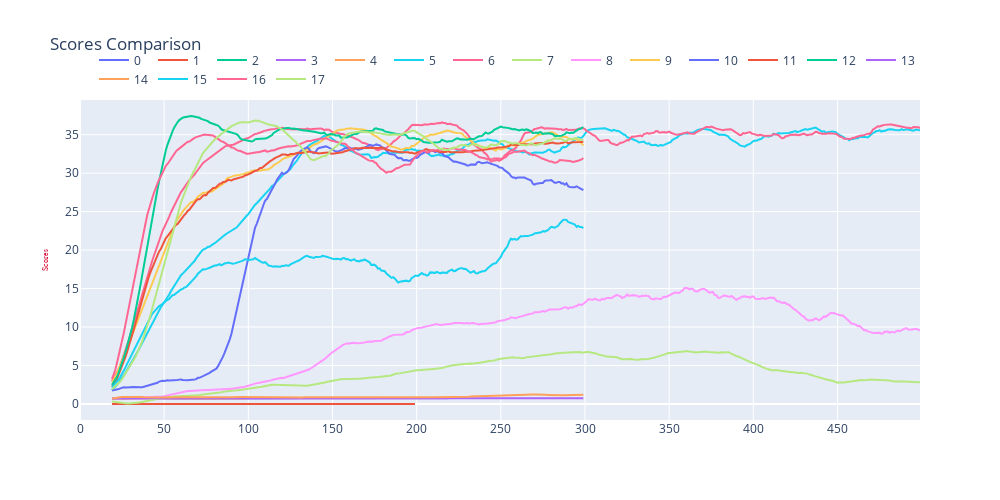

Notebook code cell kept with this figure:
### Code cell
# Create figure with secondary y-axis
fig = make_subplots(rows=1, cols=1, shared_xaxes=True)

for i, row in df.iterrows():
    if type(row["training_scores"]) is list:
        scores = np.array(row["training_scores"])
        scores = np.mean(scores, axis=1)
        x = list(range(len(scores)))
        y = list(pd.Series(scores).rolling(20).mean())
        name = f"{row['BATCH_SIZE']}_{row['GAMMA']}_{row['WEIGHT_DECAY']}"
        name = i
        fig.add_trace(
            go.Scatter(x=x, y=y,
                       name=name,), row=1, col=1) #line=dict(shape='hv'))

fig.update_yaxes(title_text="Scores", row=1, col=1, title_font=dict(size=8, family='Courier', color='crimson'))


# Set title
fig.update_layout(
    title="Scores Comparison",
    height=500,
    width=1000,
    legend=dict(
        orientation="h",
        yanchor="bottom",
        y=1.02,
        xanchor="right",
        x=1)
)

fig.show()

### Figure 1 — Plotly figure (JSON) as saved in the notebook; plotly's stock layout.template omitted (floating-point values rounded to 4 significant figures; data arrays with more than 128 entries replaced by an {"elided": "..."} marker saying what was removed)
{"data": [{"name": "0", "type": "scatter", "x": [0, 1, 2, 3, 4, 5, 6, 7, 8, 9, 10, 11, 12, 13, 14, 15, 16, 17, 18, 19, 20, 21, 22, 23, 24, 25, 26, 27, 28, 29, 30, 31, 32, 33, 34, 35, 36, 37, 38, 39, 40, 41, 42, 43, 44, 45, 46, 47, 48, 49, 50, 51, 52, 53, 54, 55, 56, 57, 58, 59, 60, 61, 62, 63, 64, 65, 66, 67, 68, 69, 70, 71, 72, 73, 74, 75, 76, 77, 78, 79, 80, 81, 82, 83, 84, 85, 86, 87, 88, 89, 90, 91, 92, 93, 94, 95, 96, 97, 98, 99], "xaxis": "x", "y": [null, null, null, null, null, null, null, null, null, null, null, null, null, null, null, null, null, null, null, 0, 0, 0, 0, 0, 0, 0, 0, 0, 0, 0, 0, 0, 0, 0, 0, 0, 0, 0, 0, 0, 0, 0, 0, 0, 0, 0, 0, 0, 0, 0, 0, 0, 0, 0, 0, 0, 0, 0, 0, 0, 0, 0, 0, 0, 0, 0, 0, 0, 0, 0, 0, 0, 0, 0, 0, 0, 0, 0, 0, 0, 0, 0, 0, 0, 0, 0, 0, 0, 0, 0, 0, 0, 0, 0, 0, 0, 0, 0, 0, 0], "yaxis": "y"}, {"name": "1", "type": "scatter", "x": {"elided": "200 int values"}, "xaxis": "x", "y": {"elided": "200 int values"}, "yaxis": "y"}, {"name": "2", "type": "scatter", "x": {"elided": "200 int values"}, "xaxis": "x", "y": {"elided": "200 float values"}, "yaxis": "y"}, {"name": "3", "type": "scatter", "x": {"elided": "220 int values"}, "xaxis": "x", "y": {"elided": "220 float values"}, "yaxis": "y"}, {"name": "4", "type": "scatter", "x": [0, 1, 2, 3, 4, 5, 6, 7, 8, 9, 10, 11, 12, 13, 14, 15, 16, 17, 18, 19, 20, 21, 22, 23, 24, 25, 26, 27, 28, 29, 30, 31, 32, 33, 34, 35, 36, 37, 38, 39, 40, 41, 42, 43, 44, 45, 46, 47, 48, 49, 50, 51, 52, 53, 54, 55, 56, 57, 58, 59, 60, 61, 62, 63, 64, 65, 66, 67, 68, 69, 70, 71, 72, 73, 74, 75, 76, 77, 78, 79, 80, 81, 82, 83, 84, 85, 86, 87, 88, 89, 90, 91, 92, 93, 94, 95, 96, 97, 98, 99], "xaxis": "x", "y": [null, null, null, null, null, null, null, null, null, null, null, null, null, null, null, null, null, null, null, 0.7237, 0.7158, 0.7273, 0.7083, 0.7196, 0.7236, 0.7275, 0.7183, 0.7216, 0.7279, 0.7332, 0.7332, 0.7214, 0.7327, 0.7299, 0.7217, 0.72, 0.7173, 0.7151, 0.7053, 0.7095, 0.7078, 0.6929, 0.7093, 0.6932, 0.6924, 0.6908, 0.6955, 0.692, 0.6937, 0.6954, 0.7, 0.7014, 0.709, 0.7192, 0.7315, 0.7449, 0.7375, 0.7402, 0.7452, 0.7419, 0.7558, 0.7557, 0.7538, 0.7611, 0.7511, 0.7451, 0.7466, 0.7534, 0.7461, 0.7416, 0.7329, 0.7332, 0.7193, 0.7156, 0.7047, 0.697, 0.7095, 0.7088, 0.7134, 0.7192, 0.7113, 0.7196, 0.7222, 0.7202, 0.72, 0.7299, 0.7284, 0.7323, 0.7353, 0.7336, 0.7395, 0.7409, 0.7455, 0.748, 0.7372, 0.7245, 0.7237, 0.7295, 0.7272, 0.7263], "yaxis": "y"}, {"name": "5", "type": "scatter", "x": {"elided": "500 int values"}, "xaxis": "x", "y": {"elided": "500 float values"}, "yaxis": "y"}, {"name": "6", "type": "scatter", "x": {"elided": "500 int values"}, "xaxis": "x", "y": {"elided": "500 float values"}, "yaxis": "y"}, {"name": "7", "type": "scatter", "x": {"elided": "500 int values"}, "xaxis": "x", "y": {"elided": "500 float values"}, "yaxis": "y"}, {"name": "8", "type": "scatter", "x": {"elided": "500 int values"}, "xaxis": "x", "y": {"elided": "500 float values"}, "yaxis": "y"}, {"name": "9", "type": "scatter", "x": {"elided": "300 int values"}, "xaxis": "x", "y": {"elided": "300 float values"}, "yaxis": "y"}, {"name": "10", "type": "scatter", "x": {"elided": "300 int values"}, "xaxis": "x", "y": {"elided": "300 float values"}, "yaxis": "y"}, {"name": "11", "type": "scatter", "x": {"elided": "300 int values"}, "xaxis": "x", "y": {"elided": "300 float values"}, "yaxis": "y"}, {"name": "12", "type": "scatter", "x": {"elided": "300 int values"}, "xaxis": "x", "y": {"elided": "300 float values"}, "yaxis": "y"}, {"name": "13", "type": "scatter", "x": {"elided": "300 int values"}, "xaxis": "x", "y": {"elided": "300 float values"}, "yaxis": "y"}, {"name": "14", "type": "scatter", "x": {"elided": "300 int values"}, "xaxis": "x", "y": {"elided": "300 float values"}, "yaxis": "y"}, {"name": "15", "type": "scatter", "x": {"elided": "300 int values"}, "xaxis": "x", "y": {"elided": "300 float values"}, "yaxis": "y"}, {"name": "16", "type": "scatter", "x": {"elided": "300 int values"}, "xaxis": "x", "y": {"elided": "300 float values"}, "yaxis": "y"}, {"name": "17", "type": "scatter", "x": {"elided": "300 int values"}, "xaxis": "x", "y": {"elided": "300 float values"}, "yaxis": "y"}], "layout": {"height": 500, "legend": {"orientation": "h", "x": 1, "xanchor": "right", "y": 1.02, "yanchor": "bottom"}, "title": {"text": "Scores Comparison"}, "width": 1000, "xaxis": {"anchor": "y", "domain": [0, 1]}, "yaxis": {"anchor": "x", "domain": [0, 1], "title": {"font": {"color": "crimson", "family": "Courier", "size": 8}, "text": "Scores"}}}}
